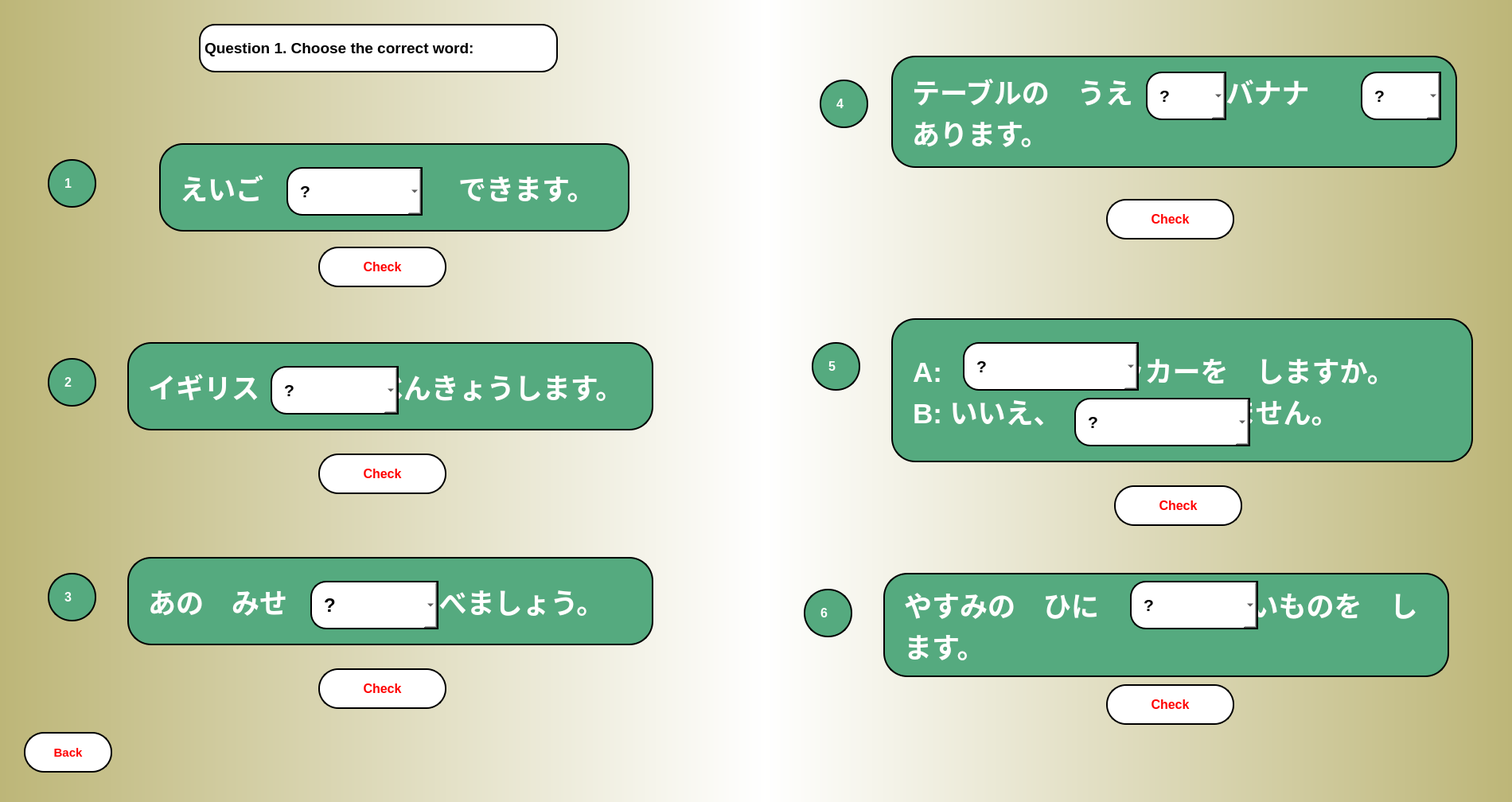
<?xml version="1.0" encoding="UTF-8"?>
<ui version="4.0">
 <class>MainWindow</class>
 <widget class="QMainWindow" name="MainWindow">
  <property name="geometry">
   <rect>
    <x>0</x>
    <y>0</y>
    <width>1900</width>
    <height>1008</height>
   </rect>
  </property>
  <property name="windowTitle">
   <string>MainWindow</string>
  </property>
  <widget class="QWidget" name="centralwidget">
   <widget class="QWidget" name="widget" native="true">
    <property name="geometry">
     <rect>
      <x>0</x>
      <y>0</y>
      <width>1911</width>
      <height>1011</height>
     </rect>
    </property>
    <widget class="QWidget" name="widget_2" native="true">
     <property name="geometry">
      <rect>
       <x>0</x>
       <y>0</y>
       <width>961</width>
       <height>1011</height>
      </rect>
     </property>
     <property name="styleSheet">
      <string notr="true">background-color: qlineargradient(spread:repeat, x1:0, y1:0, x2:1, y2:0, stop:0 rgba(189, 182, 120, 255), stop:1 rgba(255, 255, 255, 255));</string>
     </property>
     <widget class="QLabel" name="q1">
      <property name="geometry">
       <rect>
        <x>200</x>
        <y>180</y>
        <width>591</width>
        <height>111</height>
       </rect>
      </property>
      <property name="font">
       <font>
        <pointsize>26</pointsize>
        <weight>75</weight>
        <bold>true</bold>
        <strikeout>false</strikeout>
       </font>
      </property>
      <property name="mouseTracking">
       <bool>false</bool>
      </property>
      <property name="tabletTracking">
       <bool>false</bool>
      </property>
      <property name="acceptDrops">
       <bool>false</bool>
      </property>
      <property name="autoFillBackground">
       <bool>false</bool>
      </property>
      <property name="styleSheet">
       <string notr="true">border-radius: 30px;
border: 2px solid black;
padding: 15px;
background-color: rgb(85, 170, 127);
color: rgb(255, 255, 255);</string>
      </property>
      <property name="text">
       <string>えいご　　　　　　　できます。</string>
      </property>
      <property name="scaledContents">
       <bool>false</bool>
      </property>
     </widget>
     <widget class="QLabel" name="label_3">
      <property name="geometry">
       <rect>
        <x>60</x>
        <y>200</y>
        <width>61</width>
        <height>61</height>
       </rect>
      </property>
      <property name="font">
       <font>
        <pointsize>12</pointsize>
        <weight>75</weight>
        <bold>true</bold>
       </font>
      </property>
      <property name="styleSheet">
       <string notr="true">border-radius: 30px;
border: 2px solid black;
padding: 15px;
background-color: rgb(85, 170, 127);
color: rgb(255, 255, 255);</string>
      </property>
      <property name="text">
       <string>1</string>
      </property>
     </widget>
     <widget class="QComboBox" name="ans11_1">
      <property name="geometry">
       <rect>
        <x>360</x>
        <y>210</y>
        <width>171</width>
        <height>61</height>
       </rect>
      </property>
      <property name="font">
       <font>
        <pointsize>16</pointsize>
        <weight>75</weight>
        <bold>true</bold>
       </font>
      </property>
      <property name="styleSheet">
       <string notr="true">border-top-left-radius: 20px;
border-bottom-left-radius:20px;
border: 2px solid black;
padding: 15px;
background-color: rgb(255, 255, 255);</string>
      </property>
      <item>
       <property name="text">
        <string>?</string>
       </property>
      </item>
      <item>
       <property name="text">
        <string>が</string>
       </property>
      </item>
      <item>
       <property name="text">
        <string>を</string>
       </property>
      </item>
     </widget>
     <widget class="QLabel" name="label_4">
      <property name="geometry">
       <rect>
        <x>60</x>
        <y>450</y>
        <width>61</width>
        <height>61</height>
       </rect>
      </property>
      <property name="font">
       <font>
        <pointsize>12</pointsize>
        <weight>75</weight>
        <bold>true</bold>
       </font>
      </property>
      <property name="styleSheet">
       <string notr="true">border-radius: 30px;
border: 2px solid black;
padding: 15px;
background-color: rgb(85, 170, 127);
color: rgb(255, 255, 255);</string>
      </property>
      <property name="text">
       <string>2</string>
      </property>
     </widget>
     <widget class="QLabel" name="q2">
      <property name="geometry">
       <rect>
        <x>160</x>
        <y>430</y>
        <width>661</width>
        <height>111</height>
       </rect>
      </property>
      <property name="font">
       <font>
        <pointsize>26</pointsize>
        <weight>75</weight>
        <bold>true</bold>
        <strikeout>false</strikeout>
       </font>
      </property>
      <property name="mouseTracking">
       <bool>false</bool>
      </property>
      <property name="tabletTracking">
       <bool>false</bool>
      </property>
      <property name="acceptDrops">
       <bool>false</bool>
      </property>
      <property name="autoFillBackground">
       <bool>false</bool>
      </property>
      <property name="styleSheet">
       <string notr="true">border-radius: 30px;
border: 2px solid black;
padding: 15px;
background-color: rgb(85, 170, 127);
color: rgb(255, 255, 255);</string>
      </property>
      <property name="text">
       <string>イギリス               べんきょうします。</string>
      </property>
      <property name="scaledContents">
       <bool>false</bool>
      </property>
     </widget>
     <widget class="QComboBox" name="ans11_2">
      <property name="geometry">
       <rect>
        <x>340</x>
        <y>460</y>
        <width>161</width>
        <height>61</height>
       </rect>
      </property>
      <property name="font">
       <font>
        <pointsize>16</pointsize>
        <weight>75</weight>
        <bold>true</bold>
       </font>
      </property>
      <property name="styleSheet">
       <string notr="true">border-top-left-radius: 20px;
border-bottom-left-radius:20px;
border: 2px solid black;
padding: 15px;
background-color: rgb(255, 255, 255);</string>
      </property>
      <item>
       <property name="text">
        <string>?</string>
       </property>
      </item>
      <item>
       <property name="text">
        <string>で</string>
       </property>
      </item>
      <item>
       <property name="text">
        <string>に</string>
       </property>
      </item>
     </widget>
     <widget class="QLabel" name="label_5">
      <property name="geometry">
       <rect>
        <x>60</x>
        <y>720</y>
        <width>61</width>
        <height>61</height>
       </rect>
      </property>
      <property name="font">
       <font>
        <pointsize>12</pointsize>
        <weight>75</weight>
        <bold>true</bold>
       </font>
      </property>
      <property name="styleSheet">
       <string notr="true">border-radius: 30px;
border: 2px solid black;
padding: 15px;
background-color: rgb(85, 170, 127);
color: rgb(255, 255, 255);</string>
      </property>
      <property name="text">
       <string>3</string>
      </property>
     </widget>
     <widget class="QPushButton" name="check11_1">
      <property name="geometry">
       <rect>
        <x>400</x>
        <y>310</y>
        <width>161</width>
        <height>51</height>
       </rect>
      </property>
      <property name="font">
       <font>
        <pointsize>12</pointsize>
        <weight>75</weight>
        <bold>true</bold>
       </font>
      </property>
      <property name="styleSheet">
       <string notr="true">QPushButton {
border-radius: 25px;
border: 2px solid black;
padding: 15px;
background-color:rgb(255, 255, 255);
color: rgb(255, 0, 0);
}

QPushButton:pressed {
    background-color:rgb(170, 255, 255);
}</string>
      </property>
      <property name="text">
       <string>Check</string>
      </property>
     </widget>
     <widget class="QPushButton" name="check11_2">
      <property name="geometry">
       <rect>
        <x>400</x>
        <y>570</y>
        <width>161</width>
        <height>51</height>
       </rect>
      </property>
      <property name="font">
       <font>
        <pointsize>12</pointsize>
        <weight>75</weight>
        <bold>true</bold>
       </font>
      </property>
      <property name="styleSheet">
       <string notr="true">QPushButton {
border-radius: 25px;
border: 2px solid black;
padding: 15px;
background-color:rgb(255, 255, 255);
color: rgb(255, 0, 0);
}

QPushButton:pressed {
    background-color:rgb(170, 255, 255);
}</string>
      </property>
      <property name="text">
       <string>Check</string>
      </property>
     </widget>
     <widget class="QLabel" name="q2_2">
      <property name="geometry">
       <rect>
        <x>160</x>
        <y>700</y>
        <width>661</width>
        <height>111</height>
       </rect>
      </property>
      <property name="font">
       <font>
        <pointsize>26</pointsize>
        <weight>75</weight>
        <bold>true</bold>
        <strikeout>false</strikeout>
       </font>
      </property>
      <property name="mouseTracking">
       <bool>false</bool>
      </property>
      <property name="tabletTracking">
       <bool>false</bool>
      </property>
      <property name="acceptDrops">
       <bool>false</bool>
      </property>
      <property name="autoFillBackground">
       <bool>false</bool>
      </property>
      <property name="styleSheet">
       <string notr="true">border-radius: 30px;
border: 2px solid black;
padding: 15px;
background-color: rgb(85, 170, 127);
color: rgb(255, 255, 255);</string>
      </property>
      <property name="text">
       <string>あの　みせ                食べましょう。</string>
      </property>
      <property name="scaledContents">
       <bool>false</bool>
      </property>
     </widget>
     <widget class="QComboBox" name="ans11_3">
      <property name="geometry">
       <rect>
        <x>390</x>
        <y>730</y>
        <width>161</width>
        <height>61</height>
       </rect>
      </property>
      <property name="font">
       <font>
        <pointsize>18</pointsize>
        <weight>75</weight>
        <bold>true</bold>
       </font>
      </property>
      <property name="styleSheet">
       <string notr="true">border-top-left-radius: 20px;
border-bottom-left-radius:20px;
border: 2px solid black;
padding: 15px;
background-color: rgb(255, 255, 255);</string>
      </property>
      <item>
       <property name="text">
        <string>?</string>
       </property>
      </item>
      <item>
       <property name="text">
        <string>で</string>
       </property>
      </item>
      <item>
       <property name="text">
        <string>に</string>
       </property>
      </item>
     </widget>
     <widget class="QPushButton" name="check11_3">
      <property name="geometry">
       <rect>
        <x>400</x>
        <y>840</y>
        <width>161</width>
        <height>51</height>
       </rect>
      </property>
      <property name="font">
       <font>
        <pointsize>12</pointsize>
        <weight>75</weight>
        <bold>true</bold>
       </font>
      </property>
      <property name="styleSheet">
       <string notr="true">QPushButton {
border-radius: 25px;
border: 2px solid black;
padding: 15px;
background-color:rgb(255, 255, 255);
color: rgb(255, 0, 0);
}

QPushButton:pressed {
    background-color:rgb(170, 255, 255);
}</string>
      </property>
      <property name="text">
       <string>Check</string>
      </property>
     </widget>
     <widget class="QLabel" name="label">
      <property name="geometry">
       <rect>
        <x>250</x>
        <y>30</y>
        <width>451</width>
        <height>61</height>
       </rect>
      </property>
      <property name="font">
       <font>
        <pointsize>14</pointsize>
        <weight>75</weight>
        <bold>true</bold>
       </font>
      </property>
      <property name="styleSheet">
       <string notr="true">border-radius: 20px;
border: 2px solid black;
background-color: rgb(255, 255, 255);
</string>
      </property>
      <property name="text">
       <string>Question 1. Choose the correct word:</string>
      </property>
     </widget>
     <widget class="QPushButton" name="back_gr11">
      <property name="geometry">
       <rect>
        <x>30</x>
        <y>920</y>
        <width>111</width>
        <height>51</height>
       </rect>
      </property>
      <property name="font">
       <font>
        <pointsize>11</pointsize>
        <weight>75</weight>
        <bold>true</bold>
       </font>
      </property>
      <property name="styleSheet">
       <string notr="true">QPushButton {
border-radius: 25px;
border: 2px solid black;
padding: 15px;
background-color:rgb(255, 255, 255);
color: rgb(255, 0, 0);
}

QPushButton:pressed {
    background-color:rgb(170, 255, 255);
}</string>
      </property>
      <property name="text">
       <string>Back</string>
      </property>
     </widget>
    </widget>
    <widget class="QWidget" name="widget_3" native="true">
     <property name="geometry">
      <rect>
       <x>960</x>
       <y>0</y>
       <width>941</width>
       <height>1011</height>
      </rect>
     </property>
     <property name="styleSheet">
      <string notr="true">background-color: qlineargradient(spread:repeat, x1:0, y1:0, x2:1, y2:0, stop:0 rgba(189, 182, 120, 255), stop:1 rgba(255, 255, 255, 255));
background-color: qlineargradient(spread:repeat, x1:1, y1:1, x2:0, y2:1, stop:0 rgba(189, 182, 120, 255), stop:1 rgba(255, 255, 255, 255));</string>
     </property>
     <widget class="QLabel" name="label_6">
      <property name="geometry">
       <rect>
        <x>70</x>
        <y>100</y>
        <width>61</width>
        <height>61</height>
       </rect>
      </property>
      <property name="font">
       <font>
        <pointsize>12</pointsize>
        <weight>75</weight>
        <bold>true</bold>
       </font>
      </property>
      <property name="styleSheet">
       <string notr="true">border-radius: 30px;
border: 2px solid black;
padding: 15px;
background-color: rgb(85, 170, 127);
color: rgb(255, 255, 255);</string>
      </property>
      <property name="text">
       <string>4</string>
      </property>
     </widget>
     <widget class="QLabel" name="q1_2">
      <property name="geometry">
       <rect>
        <x>160</x>
        <y>70</y>
        <width>711</width>
        <height>141</height>
       </rect>
      </property>
      <property name="font">
       <font>
        <pointsize>26</pointsize>
        <weight>75</weight>
        <bold>true</bold>
        <strikeout>false</strikeout>
        <stylestrategy>PreferDefault</stylestrategy>
       </font>
      </property>
      <property name="cursor">
       <cursorShape>ArrowCursor</cursorShape>
      </property>
      <property name="mouseTracking">
       <bool>true</bool>
      </property>
      <property name="tabletTracking">
       <bool>false</bool>
      </property>
      <property name="acceptDrops">
       <bool>false</bool>
      </property>
      <property name="toolTip">
       <string>&lt;html&gt;&lt;head/&gt;&lt;body&gt;&lt;p&gt;&lt;span style=&quot; font-family:'Noto Sans JP','ヒラギノ角ゴ Pro W3','Hiragino Kaku Gothic Pro','メイリオ','Meiryo','ＭＳ Ｐゴシック','sans-serif'; font-size:20px; color:#717171; background-color:#fffdf7;&quot;&gt;テーブルの うえ           バナナ&lt;/span&gt;&lt;span style=&quot; font-family:'Noto Sans JP','ヒラギノ角ゴ Pro W3','Hiragino Kaku Gothic Pro','メイリオ','Meiryo','ＭＳ Ｐゴシック','sans-serif'; font-size:20px; font-weight:400; color:#717171; background-color:#fffdf7;&quot;/&gt;&lt;span style=&quot; font-family:'Noto Sans JP','ヒラギノ角ゴ Pro W3','Hiragino Kaku Gothic Pro','メイリオ','Meiryo','ＭＳ Ｐゴシック','sans-serif'; font-size:20px; color:#717171; background-color:#fffdf7;&quot;&gt;あります。&lt;/span&gt;&lt;/p&gt;&lt;p&gt;&lt;br/&gt;&lt;span style=&quot; font-family:'Noto Sans JP'; font-size:18px; color:#717171;&quot;/&gt;&lt;span style=&quot; font-family:'Noto Sans JP'; font-size:18px; font-weight:400; color:#717171;&quot;/&gt;&lt;a name=&quot;ui-id-4-button&quot;/&gt;&lt;a href=&quot;https://a1.marugotoweb.jp/en/grammar_topic6_11.php#nogo&quot;&gt;&lt;span style=&quot; font-family:'Verdana','Arial','sans-serif'; font-size:20px; font-weight:400; color:#666666; background-color:#fffdf7; vertical-align:middle;&quot;&gt;&lt;br/&gt;&lt;/span&gt;&lt;/a&gt;&lt;span style=&quot; font-family:'Noto Sans JP'; font-size:18px; font-weight:400; color:#717171;&quot;/&gt;&lt;a name=&quot;ui-id-4-button&quot;/&gt;&lt;a href=&quot;https://a1.marugotoweb.jp/en/grammar_topic6_11.php#nogo&quot;&gt;&lt;span style=&quot; font-family:'Verdana','Arial','sans-serif'; font-size:20px; font-weight:400; color:#666666; background-color:#fffdf7; vertical-align:middle;&quot;&gt;&lt;br/&gt;&lt;/span&gt;&lt;/a&gt;&lt;/p&gt;&lt;/body&gt;&lt;/html&gt;</string>
      </property>
      <property name="autoFillBackground">
       <bool>false</bool>
      </property>
      <property name="styleSheet">
       <string notr="true">border-radius: 30px;
border: 2px solid black;
padding: 15px;
background-color: rgb(85, 170, 127);
color: rgb(255, 255, 255);</string>
      </property>
      <property name="frameShape">
       <enum>QFrame::NoFrame</enum>
      </property>
      <property name="text">
       <string>テーブルの　うえ            バナナ                   あります。</string>
      </property>
      <property name="scaledContents">
       <bool>false</bool>
      </property>
      <property name="wordWrap">
       <bool>true</bool>
      </property>
     </widget>
     <widget class="QComboBox" name="ans11_4_1">
      <property name="geometry">
       <rect>
        <x>480</x>
        <y>90</y>
        <width>101</width>
        <height>61</height>
       </rect>
      </property>
      <property name="font">
       <font>
        <pointsize>16</pointsize>
        <weight>75</weight>
        <bold>true</bold>
       </font>
      </property>
      <property name="styleSheet">
       <string notr="true">border-top-left-radius: 20px;
border-bottom-left-radius:20px;
border: 2px solid black;
padding: 15px;
background-color: rgb(255, 255, 255);</string>
      </property>
      <item>
       <property name="text">
        <string>?</string>
       </property>
      </item>
      <item>
       <property name="text">
        <string>で</string>
       </property>
      </item>
      <item>
       <property name="text">
        <string>に</string>
       </property>
      </item>
     </widget>
     <widget class="QComboBox" name="ans11_4_2">
      <property name="geometry">
       <rect>
        <x>750</x>
        <y>90</y>
        <width>101</width>
        <height>61</height>
       </rect>
      </property>
      <property name="font">
       <font>
        <pointsize>16</pointsize>
        <weight>75</weight>
        <bold>true</bold>
       </font>
      </property>
      <property name="styleSheet">
       <string notr="true">border-top-left-radius: 20px;
border-bottom-left-radius:20px;
border: 2px solid black;
padding: 15px;
background-color: rgb(255, 255, 255);</string>
      </property>
      <item>
       <property name="text">
        <string>?</string>
       </property>
      </item>
      <item>
       <property name="text">
        <string>が</string>
       </property>
      </item>
      <item>
       <property name="text">
        <string>を</string>
       </property>
      </item>
     </widget>
     <widget class="QLabel" name="label_7">
      <property name="geometry">
       <rect>
        <x>60</x>
        <y>430</y>
        <width>61</width>
        <height>61</height>
       </rect>
      </property>
      <property name="font">
       <font>
        <pointsize>12</pointsize>
        <weight>75</weight>
        <bold>true</bold>
       </font>
      </property>
      <property name="styleSheet">
       <string notr="true">border-radius: 30px;
border: 2px solid black;
padding: 15px;
background-color: rgb(85, 170, 127);
color: rgb(255, 255, 255);</string>
      </property>
      <property name="text">
       <string>5</string>
      </property>
     </widget>
     <widget class="QPushButton" name="check11_4">
      <property name="geometry">
       <rect>
        <x>430</x>
        <y>250</y>
        <width>161</width>
        <height>51</height>
       </rect>
      </property>
      <property name="font">
       <font>
        <pointsize>12</pointsize>
        <weight>75</weight>
        <bold>true</bold>
       </font>
      </property>
      <property name="styleSheet">
       <string notr="true">QPushButton {
border-radius: 25px;
border: 2px solid black;
padding: 15px;
background-color:rgb(255, 255, 255);
color: rgb(255, 0, 0);
}

QPushButton:pressed {
    background-color:rgb(170, 255, 255);
}</string>
      </property>
      <property name="text">
       <string>Check</string>
      </property>
     </widget>
     <widget class="QLabel" name="q1_3">
      <property name="geometry">
       <rect>
        <x>160</x>
        <y>400</y>
        <width>731</width>
        <height>181</height>
       </rect>
      </property>
      <property name="font">
       <font>
        <pointsize>26</pointsize>
        <weight>75</weight>
        <bold>true</bold>
        <strikeout>false</strikeout>
        <stylestrategy>PreferDefault</stylestrategy>
       </font>
      </property>
      <property name="cursor">
       <cursorShape>ArrowCursor</cursorShape>
      </property>
      <property name="mouseTracking">
       <bool>true</bool>
      </property>
      <property name="tabletTracking">
       <bool>false</bool>
      </property>
      <property name="acceptDrops">
       <bool>false</bool>
      </property>
      <property name="toolTip">
       <string>&lt;html&gt;&lt;head/&gt;&lt;body&gt;&lt;p&gt;&lt;br/&gt;&lt;/p&gt;&lt;/body&gt;&lt;/html&gt;</string>
      </property>
      <property name="autoFillBackground">
       <bool>false</bool>
      </property>
      <property name="styleSheet">
       <string notr="true">border-radius: 30px;
border: 2px solid black;
padding: 15px;
background-color: rgb(85, 170, 127);
color: rgb(255, 255, 255);</string>
      </property>
      <property name="frameShape">
       <enum>QFrame::NoFrame</enum>
      </property>
      <property name="text">
       <string>A:                   サッカーを　しますか。                 B: いいえ、                  しません。</string>
      </property>
      <property name="scaledContents">
       <bool>false</bool>
      </property>
      <property name="wordWrap">
       <bool>true</bool>
      </property>
      <property name="margin">
       <number>5</number>
      </property>
      <property name="indent">
       <number>10</number>
      </property>
      <property name="openExternalLinks">
       <bool>false</bool>
      </property>
     </widget>
     <widget class="QComboBox" name="ans11_5_1">
      <property name="geometry">
       <rect>
        <x>250</x>
        <y>430</y>
        <width>221</width>
        <height>61</height>
       </rect>
      </property>
      <property name="font">
       <font>
        <pointsize>16</pointsize>
        <weight>75</weight>
        <bold>true</bold>
       </font>
      </property>
      <property name="styleSheet">
       <string notr="true">border-top-left-radius: 20px;
border-bottom-left-radius:20px;
border: 2px solid black;
padding: 15px;
background-color: rgb(255, 255, 255);</string>
      </property>
      <item>
       <property name="text">
        <string>?</string>
       </property>
      </item>
      <item>
       <property name="text">
        <string>よく</string>
       </property>
      </item>
      <item>
       <property name="text">
        <string>ぜんぜん</string>
       </property>
      </item>
     </widget>
     <widget class="QPushButton" name="check11_5">
      <property name="geometry">
       <rect>
        <x>440</x>
        <y>610</y>
        <width>161</width>
        <height>51</height>
       </rect>
      </property>
      <property name="font">
       <font>
        <pointsize>12</pointsize>
        <weight>75</weight>
        <bold>true</bold>
       </font>
      </property>
      <property name="styleSheet">
       <string notr="true">QPushButton {
border-radius: 25px;
border: 2px solid black;
padding: 15px;
background-color:rgb(255, 255, 255);
color: rgb(255, 0, 0);
}

QPushButton:pressed {
    background-color:rgb(170, 255, 255);
}</string>
      </property>
      <property name="text">
       <string>Check</string>
      </property>
     </widget>
     <widget class="QComboBox" name="ans11_5_2">
      <property name="geometry">
       <rect>
        <x>390</x>
        <y>500</y>
        <width>221</width>
        <height>61</height>
       </rect>
      </property>
      <property name="font">
       <font>
        <pointsize>16</pointsize>
        <weight>75</weight>
        <bold>true</bold>
       </font>
      </property>
      <property name="styleSheet">
       <string notr="true">border-top-left-radius: 20px;
border-bottom-left-radius:20px;
border: 2px solid black;
padding: 15px;
background-color: rgb(255, 255, 255);</string>
      </property>
      <item>
       <property name="text">
        <string>?</string>
       </property>
      </item>
      <item>
       <property name="text">
        <string>よく</string>
       </property>
      </item>
      <item>
       <property name="text">
        <string>あまり</string>
       </property>
      </item>
     </widget>
     <widget class="QLabel" name="label_8">
      <property name="geometry">
       <rect>
        <x>50</x>
        <y>740</y>
        <width>61</width>
        <height>61</height>
       </rect>
      </property>
      <property name="font">
       <font>
        <pointsize>12</pointsize>
        <weight>75</weight>
        <bold>true</bold>
       </font>
      </property>
      <property name="styleSheet">
       <string notr="true">border-radius: 30px;
border: 2px solid black;
padding: 15px;
background-color: rgb(85, 170, 127);
color: rgb(255, 255, 255);</string>
      </property>
      <property name="text">
       <string>6</string>
      </property>
     </widget>
     <widget class="QLabel" name="q2_3">
      <property name="geometry">
       <rect>
        <x>150</x>
        <y>720</y>
        <width>711</width>
        <height>131</height>
       </rect>
      </property>
      <property name="font">
       <font>
        <pointsize>26</pointsize>
        <weight>75</weight>
        <bold>true</bold>
        <strikeout>false</strikeout>
       </font>
      </property>
      <property name="mouseTracking">
       <bool>false</bool>
      </property>
      <property name="tabletTracking">
       <bool>false</bool>
      </property>
      <property name="acceptDrops">
       <bool>false</bool>
      </property>
      <property name="autoFillBackground">
       <bool>false</bool>
      </property>
      <property name="styleSheet">
       <string notr="true">border-radius: 30px;
border: 2px solid black;
padding: 15px;
background-color: rgb(85, 170, 127);
color: rgb(255, 255, 255);</string>
      </property>
      <property name="text">
       <string>やすみの　ひに                かいものを　します。</string>
      </property>
      <property name="scaledContents">
       <bool>false</bool>
      </property>
      <property name="wordWrap">
       <bool>true</bool>
      </property>
     </widget>
     <widget class="QComboBox" name="ans11_6">
      <property name="geometry">
       <rect>
        <x>460</x>
        <y>730</y>
        <width>161</width>
        <height>61</height>
       </rect>
      </property>
      <property name="font">
       <font>
        <pointsize>16</pointsize>
        <weight>75</weight>
        <bold>true</bold>
       </font>
      </property>
      <property name="styleSheet">
       <string notr="true">border-top-left-radius: 20px;
border-bottom-left-radius:20px;
border: 2px solid black;
padding: 15px;
background-color: rgb(255, 255, 255);</string>
      </property>
      <item>
       <property name="text">
        <string>?</string>
       </property>
      </item>
      <item>
       <property name="text">
        <string>ときどき</string>
       </property>
      </item>
      <item>
       <property name="text">
        <string>あまり</string>
       </property>
      </item>
     </widget>
     <widget class="QPushButton" name="check11_6">
      <property name="geometry">
       <rect>
        <x>430</x>
        <y>860</y>
        <width>161</width>
        <height>51</height>
       </rect>
      </property>
      <property name="font">
       <font>
        <pointsize>12</pointsize>
        <weight>75</weight>
        <bold>true</bold>
       </font>
      </property>
      <property name="styleSheet">
       <string notr="true">QPushButton {
border-radius: 25px;
border: 2px solid black;
padding: 15px;
background-color:rgb(255, 255, 255);
color: rgb(255, 0, 0);
}

QPushButton:pressed {
    background-color:rgb(170, 255, 255);
}</string>
      </property>
      <property name="text">
       <string>Check</string>
      </property>
     </widget>
    </widget>
   </widget>
  </widget>
 </widget>
 <resources/>
 <connections/>
</ui>
